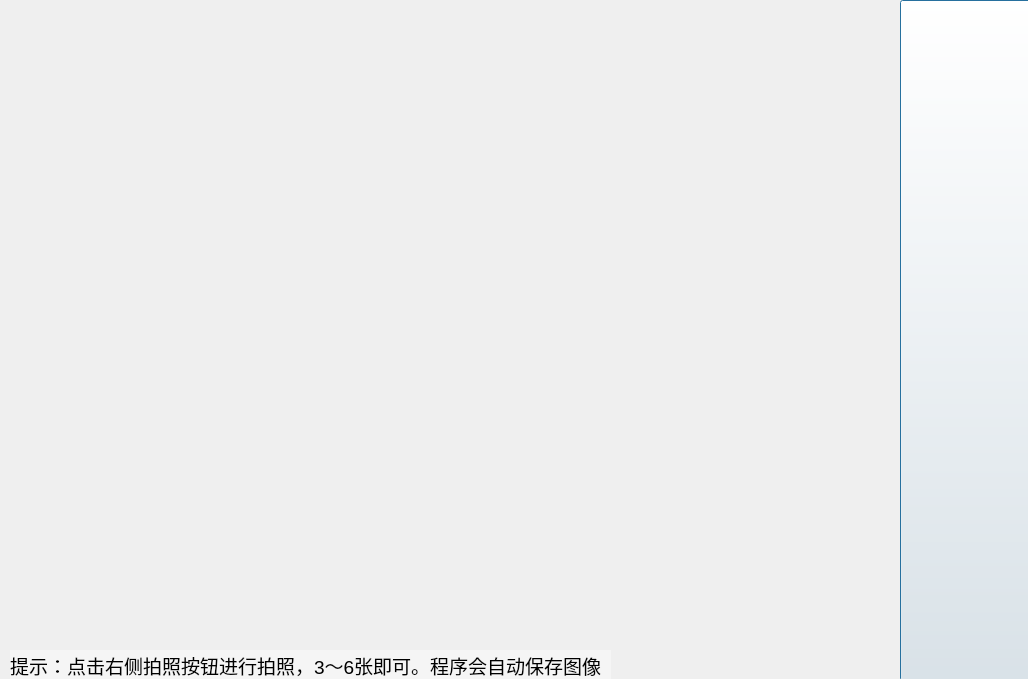
<?xml version="1.0" encoding="UTF-8"?>
<ui version="4.0">
 <class>Dialog</class>
 <widget class="QDialog" name="Dialog">
  <property name="geometry">
   <rect>
    <x>0</x>
    <y>0</y>
    <width>1028</width>
    <height>679</height>
   </rect>
  </property>
  <property name="windowTitle">
   <string>从摄像机导入人脸照片</string>
  </property>
  <widget class="QLabel" name="label_2">
   <property name="geometry">
    <rect>
     <x>10</x>
     <y>650</y>
     <width>601</width>
     <height>31</height>
    </rect>
   </property>
   <property name="font">
    <font>
     <pointsize>14</pointsize>
     <weight>50</weight>
     <bold>false</bold>
    </font>
   </property>
   <property name="styleSheet">
    <string notr="true">background-color: rgba(255, 255, 255, 100);</string>
   </property>
   <property name="text">
    <string>提示：点击右侧拍照按钮进行拍照，3～6张即可。程序会自动保存图像</string>
   </property>
  </widget>
  <widget class="QPushButton" name="button_takePhoto">
   <property name="geometry">
    <rect>
     <x>900</x>
     <y>0</y>
     <width>131</width>
     <height>681</height>
    </rect>
   </property>
   <property name="styleSheet">
    <string notr="true"/>
   </property>
   <property name="text">
    <string/>
   </property>
   <property name="icon">
    <iconset resource="pyqt_resorce_file.qrc">
     <normaloff>:/home/knomori/Desktop/RaspberryPi_PTZControl_FaceRecognition/PC_END/OriginalUI/照相机.png</normaloff>:/home/knomori/Desktop/RaspberryPi_PTZControl_FaceRecognition/PC_END/OriginalUI/照相机.png</iconset>
   </property>
   <property name="iconSize">
    <size>
     <width>100</width>
     <height>101</height>
    </size>
   </property>
  </widget>
  <widget class="QLabel" name="label_showCamera">
   <property name="geometry">
    <rect>
     <x>0</x>
     <y>0</y>
     <width>901</width>
     <height>676</height>
    </rect>
   </property>
   <property name="text">
    <string/>
   </property>
  </widget>
 </widget>
 <resources>
  <include location="pyqt_resorce_file.qrc"/>
 </resources>
 <connections/>
</ui>
